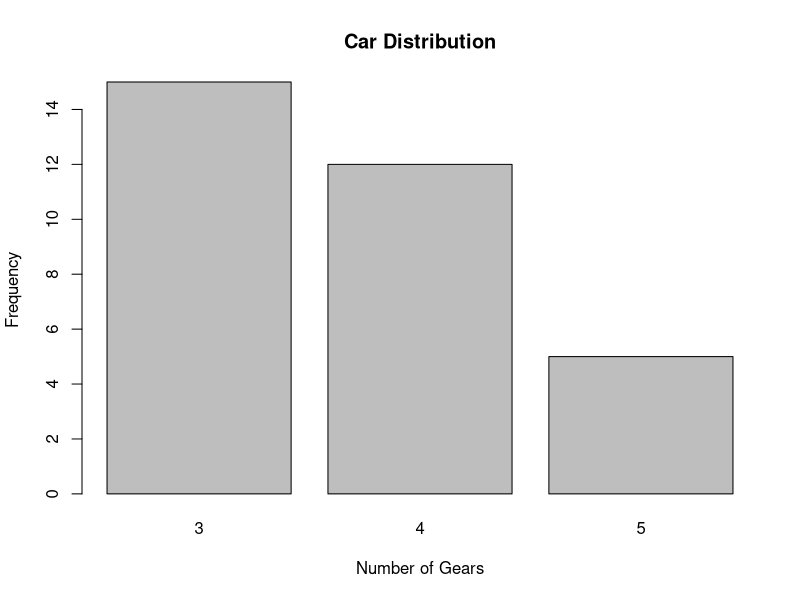

Recreate this plot in R.
counts <- table(mtcars$gear)
barplot(counts, main="Car Distribution", xlab="Number of Gears", ylab="Frequency", col="grey")
